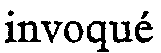
%> input picture T0000008_Ref_Sample.tif, 161 x 53 px
$ octave testAscenderDescender_1File.m   (GNU Octave 9; MATLAB toolbox functions it lacks are replaced by stand-ins)
%> lines starting %> are read from the running program, lines starting %| are printed output that depends on the picture; in (x1, y1, x2, y2) boxes, pixels count from 0 and x2, y2 are one past the last pixel; in counts of white or black regions, pixels touching at a corner belong together; the program's own positions count from 1
### CSER_FeatureGenerationTesting_Code/performPrunning_3.m
function  [l1,l4,alfaU,alfaV,alternativeTopPt,alternativeBottomPt] = performPrunning_3(testImg)

[rwTest, colTest] = size(testImg);
% level = graythresh(testImg);
% Img1 = im2bw(testImg,level);
% Img1 = imcomplement(Img1);
Img1 = testImg;
afterBinarizedTest = ApplyMorphology(Img1,false);
horiHistMatTest = zeros(rwTest,colTest);
% horiHistMatTestCopy = zeros(rwTest,colTest);
S0Y = zeros(rwTest,1);
for p2 = 1:(size(afterBinarizedTest,1))
    indexes = find(afterBinarizedTest(p2,:));
    if((length(indexes)) >= 1)
        horiHistMatTest(p2,1:(length(indexes))) = 1;
        S0Y(p2,1) = (length(indexes));
    end
end
[indx] = find(S0Y(1:rwTest,1)); % getting rows which is having the value greater then 0
l1 = min(indx); % normally l1 will be the top row among them
[indx] = find(S0Y(1:rwTest,1));% getting rows which is having the value greater than 0
l4 = max(indx); % normally l4 will be the bottom most row among them
% l4 = l4 + ceil(rwTest/2);

avgForeGrndPixels = sum(S0Y(:,1))/size(indx,1);

% finding the peak point of histogram
[~, peakPt] = max(S0Y);


%finding the valley in between peakPt & l4
% the row containing minimum number of foreground pixels is l3
[row, ~, val] = find( S0Y(peakPt:l4,1) );
[~,indx] = min(val);
l3 = (peakPt-1) + row(indx,1);


%finding the valley in between l1 & peakPt
[row, ~, val] = find(S0Y(l1:peakPt,1));
[~, indx] = min(val);
l2 = (l1-1) + row(indx,1);
alternativeTopPt = 1;
alternativeBottomPt  = 1;

minPixY =  l3;
for pt = l2:1:peakPt
    if((S0Y(pt,1) > avgForeGrndPixels)||(S0Y(pt,1) == avgForeGrndPixels))
        alternativeTopPt = pt;
        break;
    end
end
for pt = l3:-1:peakPt
    if((S0Y(pt,1) > avgForeGrndPixels)||(S0Y(pt,1) == avgForeGrndPixels))
        alternativeBottomPt = pt;
        break;
    end
end
avgPixY = alternativeBottomPt;
if((abs(minPixY - avgPixY))< (abs(avgPixY - alternativeTopPt)))
    alternativeBottomPt = minPixY;
else
    alternativeBottomPt = avgPixY;
end

% [15 lines of commented-out code are left out]

diff1Test = 0;
diff2Test = 0;
topLineTest = 1;
bottomLineTest = rwTest;
delS = 1;
rotationAngle = 1;
FuAlfa = zeros((rotationAngle*2),1);
FvAlfa = zeros((rotationAngle*2),1);
cnt1 = 1;
cnt2 = 1;

% [7 lines of commented-out code are left out]

    topLineArr = zeros((ceil(rwTest/1.5)),2);
    cnt1 = 1;
    for i = l1:1:(ceil(l2+((l3-l2)/2))) %ceil(rwTest/1.5)
        % [4 lines of commented-out code are left out]
        if((i>1) && (i<  (size(S0Y,1))  ))
            calDiff = sqrt((S0Y(i-1,1)-S0Y(i,1))^2);
%             if(calDiff > diff1Test)
%                 diff1Test = calDiff;
                topLineArr(cnt1,1) = calDiff;
                topLineArr(cnt1,2) = i;
%             end
            %         end
            cnt1 = cnt1 + 1;
        end
    end

    [~,indx] = sort(topLineArr(:,1),'descend');
    topLineArr = topLineArr(indx,:);
%     FuAlfa(cnt1,1) = topLineTest;
    bottomLineArr = zeros((l4 - (ceil(rwTest/2))),2);
    cnt2 = 1;
    for j = (ceil(l2+((l3-l2)/2)))+1:1:l4
        % [4 lines of commented-out code are left out]
        if((j>1)&& (j<  (size(S0Y,1))  ))
            calDiff = sqrt((S0Y(j-1,1)-S0Y(j,1))^2);
%             if(calDiff > diff2Test)
                bottomLineArr(cnt2,1) = calDiff;
                bottomLineArr(cnt2,2) = j;
%             end
        end
        cnt2 = cnt2+1;
        %         end
    end
    [~,indx1] = sort(bottomLineArr(:,1),'descend');
    bottomLineArr = bottomLineArr(indx1,:);
% [5 lines of commented-out code are left out]
distInitial = rwTest;
distBelow = rwTest;
myBottom = 1;
myTop = 1;
for u = 1:1:3
    dist1 = abs(topLineArr(u,2) - (ceil(rwTest/2)));
    dist2 = abs(bottomLineArr(u,1) - rwTest);
    if(dist1 < distInitial)
        distInitial = dist1;
        myTop = u;
    end
    if(dist2 < distBelow)
        distBelow = dist1;
        myBottom = u;
    end
end


% [21 lines of commented-out code are left out]
alfaU = topLineArr(myTop,2);%max(FuAlfa);
alfaV = bottomLineArr(myBottom,2);%max(FvAlfa);
end

% [14 lines left out: function getHistogram, not called in this run]

### CSER_FeatureGenerationTesting_Code/ApplyMorphology.m
function[BW2] =  ApplyMorphology(BW2,applyFlag)
% [4 lines of commented-out code are left out]
BW2 = bwmorph(BW2,'clean');
% [7 lines of commented-out code are left out]
BW2 = bwmorph(BW2,'clean');
% BW2 = bwmorph(BW2,'spur');
return;
end

### CSER_FeatureGenerationTesting_Code/testAscenderDescender_1File.m
%%%%%%%%%%%%%%%%%%%%%%%%%%%%%%%%%%%%%%%%%%%%%%%%%%%%%%%%%%%%%%%%%%%%%%%%%%%%%%
% This code is for drawing the acsender and descender on each segmented out
% word images kept in a folder and save it in a seperate folder.

% Input Argument: User have to select the folder having the component image

% Output Argument : The seperate folder will be created containing the drawn
% ascender and descender on the image
%%%%%%%%%%%%%%%%%%%%%%%%%%%%%%%%%%%%%%%%%%%%%%%%%%%%%%%%%%%%%%%%%%%%%%%%%%%%%%

clear all;
close all;
clc;

% [5 lines of commented-out code are left out]

[FileName,PathName,FilterIndex] = uigetfile('/Users/tanmoymondal/Documents/Study Guru/STUDY GURU/Dataset/dickDoom/AllComponents/Francois/*.jpg','Select a file');
%> the answer given: ../T0000008_Ref_Sample.tif

imageFilePath_3 = '/Users/tanmoymondal/Documents/Study Guru/STUDY GURU/Dataset/dickDoom/AllComponents/Francois/oneImage';
path = [imageFilePath_3 'prunned' '/'];
if((exist(path,'dir'))==0)
    mkdir(path);
end


% for goEachRefImg = 1:1:nImagesRef
%     imageFilePathRef = [imgPathRef,fileNamesRef{goEachRefImg}];
%     [~, refName, refExt] = fileparts(imageFilePathRef);

ImgRef = imread(strcat(PathName,FileName));
%> ImgRef is the input picture: size 53x161x3 uint8; 82.5% white; 9 black regions, largest, box (x1, y1, x2, y2) and area: (87, 21, 109, 52) 284, (17, 21, 41, 42) 233, (109, 21, 133, 43) 229
if(size(ImgRef,3)==3)
    ImgRef = rgb2gray(ImgRef);
end

ImgRef = uint8(ImgRef);
[nRow nCol] = size(ImgRef);
%> nRow = 53; nCol = 161

% As the average character width is seen to be 30, if we can find it we
% will use it

afterBinarizedTest = zeros(nRow,nCol);
if(nCol > (3*30))
    nParts = ceil((nCol/(3*30)));
%> nParts = 2
    eachPartWidth = ceil(nCol/nParts);
%> eachPartWidth = 81
    storTopBot = zeros(nParts,6);
    for part = 1:1:nParts
        if(part == 1)
            ImgRef_1 = ImgRef(:,1:eachPartWidth);
        elseif(part == nParts)
            ImgRef_1 = ImgRef(:,((part-1)*eachPartWidth)+1:nCol);
        else
            ImgRef_1 = ImgRef(:,((part-1)*eachPartWidth)+1:(part*eachPartWidth));
        end
        [l1_1,l4_1,topLineTest1,bottomLineTest1,alternativeTopPt,alternativeBottomPt] = performPrunning_3(ImgRef_1);
        storTopBot(part,1) = topLineTest1;
        storTopBot(part,2) = bottomLineTest1;
        storTopBot(part,3) = l1_1;
        storTopBot(part,4) = l4_1;
        storTopBot(part,5) = alternativeTopPt;
        storTopBot(part,6) = alternativeBottomPt;
    end
%> this loop made 2 passes
%> (l1_1, l4_1, topLineTest1, bottomLineTest1, alternativeTopPt, alternativeBottomPt) on passes 1 to 2: (1, 53, 13, 43, 1, 24), (1, 53, 20, 43, 1, 40)
%> pass 1, `ImgRef_1 = ImgRef(:,1:eachPartWidth);`:
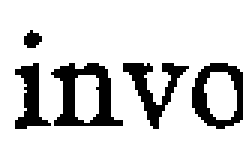
%> ImgRef_1: size 53x81 uint8 (shown 3 times larger); 83.2% white; 5 black regions, box (x1, y1, x2, y2) and area: (17, 21, 41, 42) 233, (64, 21, 81, 43) 172, (41, 21, 63, 43) 165, (5, 21, 17, 43) 127, (8, 10, 14, 16) 25
%> after the loop, storTopBot = [13 43 1 53 1 24; 20 43 1 53 1 40]
    % [29 lines of commented-out code are left out]

    topLineTest = min(storTopBot(:,1));
%> topLineTest = 13
    bottomLineTest = max(storTopBot(:,2));
%> bottomLineTest = 43
    l1 = min(storTopBot(:,3));
%> l1 = 1
    l4 = max(storTopBot(:,4));
%> l4 = 53
    alternativeTopPt = min(storTopBot(:,5));
    alternativeBottomPt = max(storTopBot(:,6));

    forTopLine = (((abs((l4-l1)/2))*30)/100);
%> forTopLine = 7.8
    forBottomLine = (((abs((l4-l1)/2))*20)/100);
%> forBottomLine = 5.2


    %         if(abs(alternativeTopPt - topLineTest) < (((abs((l4-l1)/2))*55)/100))
    if(((abs(forTopLine - alternativeTopPt))<(abs(forTopLine -topLineTest)))||...
            ((abs(forTopLine - alternativeTopPt))<(abs(forTopLine -topLineTest))))
        topLineTest = alternativeTopPt;
    elseif((abs(forTopLine -topLineTest)) < (abs(forTopLine - alternativeTopPt)))
        alternativeTopPt = topLineTest;
%> alternativeTopPt = 13
    end
    %         end
    %         if(abs(alternativeBottomPt - bottomLineTest) < (((abs((l4-l1)/2))*40)/100))
    if(((abs(forBottomLine - alternativeBottomPt))<(abs(forBottomLine -topLineTest)))||...
            ((abs(forBottomLine - alternativeBottomPt))<(abs(forBottomLine -topLineTest))))
        bottomLineTest = alternativeBottomPt;
    elseif((abs(forBottomLine -topLineTest)) < (abs(forBottomLine - alternativeBottomPt)))
        alternativeBottomPt = bottomLineTest;
%> alternativeBottomPt = 43
    end
    % [5 lines of commented-out code are left out]
    if((((abs(topLineTest - bottomLineTest))*45)/100)>(abs(topLineTest - l1)))
        topLineTest = l1;
%> topLineTest = 1
        alternativeTopPt = l1;
%> alternativeTopPt = 1
    end
    if((((abs(topLineTest - bottomLineTest))*30)/100)>(abs(bottomLineTest - l4)))
        bottomLineTest = l4;
%> bottomLineTest = 53
        alternativeBottomPt = l4;
%> alternativeBottomPt = 53
    end

    [~, nCol, numberOfColorChannels] = size(ImgRef);
%> numberOfColorChannels = 1
    if numberOfColorChannels == 1
        % It's monochrome, so convert to color.
        afterBinarizedTest = cat(3, ImgRef, ImgRef, ImgRef);
    end

    for pt =1:1:nCol
        afterBinarizedTest(bottomLineTest,pt,1) = 255;
        afterBinarizedTest(bottomLineTest,pt,2) = 0; % RED COLOR
        afterBinarizedTest(bottomLineTest,pt,3) = 0;

        afterBinarizedTest(topLineTest,pt,1) = 0;
        afterBinarizedTest(topLineTest,pt,2) = 255; % GREEN COLOR
        afterBinarizedTest(topLineTest,pt,3) = 0;

        afterBinarizedTest(l1,pt,1) = 0;
        afterBinarizedTest(l1,pt,2) = 255; % CYAN COLOR
        afterBinarizedTest(l1,pt,3) = 255;

        afterBinarizedTest(l4,pt,1) = 255;
        afterBinarizedTest(l4,pt,2) = 255; % YELLOW COLOR
        afterBinarizedTest(l4,pt,3) = 0;

        afterBinarizedTest(alternativeTopPt,pt,1) = 255;
        afterBinarizedTest(alternativeTopPt,pt,2) = 0;   % magenta
        afterBinarizedTest(alternativeTopPt,pt,3) = 255;

        afterBinarizedTest(alternativeBottomPt,pt,1) = 0;
        afterBinarizedTest(alternativeBottomPt,pt,2) = 0;
        afterBinarizedTest(alternativeBottomPt,pt,3) = 255; % bLUE COLOR
    end
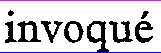
%> afterBinarizedTest: size 53x161x3 uint8; 3.77% of pixels changed, all inside (x1, y1, x2, y2) = (0, 0, 161, 53)
    %     wordSpottingBasicOperation(ImgRef);
    imwrite(afterBinarizedTest,[path, (int2str(123)) '.jpg']);
    %     disp(goEachRefImg);

end
